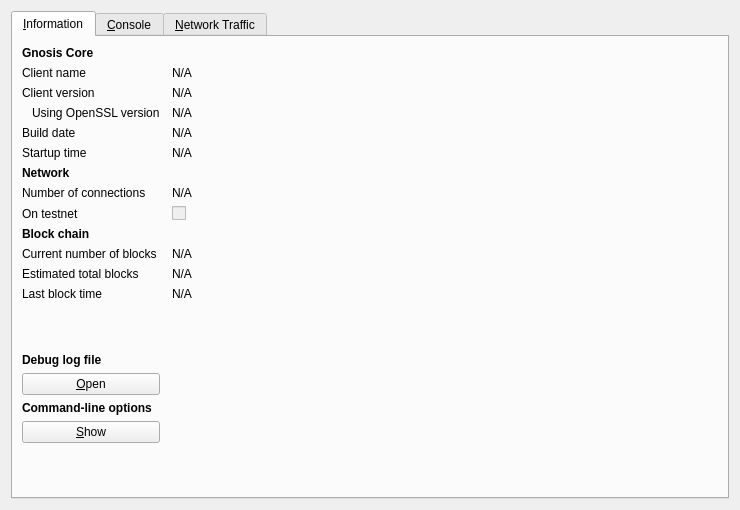
<?xml version="1.0" encoding="UTF-8"?>
<ui version="4.0">
 <class>RPCConsole</class>
 <widget class="QDialog" name="RPCConsole">
  <property name="geometry">
   <rect>
    <x>0</x>
    <y>0</y>
    <width>740</width>
    <height>510</height>
   </rect>
  </property>
  <property name="windowTitle">
   <string>Gnosis - Debug window</string>
  </property>
  <layout class="QVBoxLayout" name="verticalLayout_2">
   <item>
    <widget class="QTabWidget" name="tabWidget">
     <property name="currentIndex">
      <number>0</number>
     </property>
     <widget class="QWidget" name="tab_info">
      <attribute name="title">
       <string>&amp;Information</string>
      </attribute>
      <layout class="QGridLayout" name="gridLayout" columnstretch="0,1">
       <property name="horizontalSpacing">
        <number>12</number>
       </property>
       <item row="0" column="0">
        <widget class="QLabel" name="label_9">
         <property name="font">
          <font>
           <weight>75</weight>
           <bold>true</bold>
          </font>
         </property>
         <property name="text">
          <string>Gnosis Core</string>
         </property>
        </widget>
       </item>
       <item row="1" column="0">
        <widget class="QLabel" name="label_5">
         <property name="text">
          <string>Client name</string>
         </property>
        </widget>
       </item>
       <item row="1" column="1">
        <widget class="QLabel" name="clientName">
         <property name="cursor">
          <cursorShape>IBeamCursor</cursorShape>
         </property>
         <property name="text">
          <string>N/A</string>
         </property>
         <property name="textFormat">
          <enum>Qt::PlainText</enum>
         </property>
         <property name="textInteractionFlags">
          <set>Qt::LinksAccessibleByMouse|Qt::TextSelectableByKeyboard|Qt::TextSelectableByMouse</set>
         </property>
        </widget>
       </item>
       <item row="2" column="0">
        <widget class="QLabel" name="label_6">
         <property name="text">
          <string>Client version</string>
         </property>
        </widget>
       </item>
       <item row="2" column="1">
        <widget class="QLabel" name="clientVersion">
         <property name="cursor">
          <cursorShape>IBeamCursor</cursorShape>
         </property>
         <property name="text">
          <string>N/A</string>
         </property>
         <property name="textFormat">
          <enum>Qt::PlainText</enum>
         </property>
         <property name="textInteractionFlags">
          <set>Qt::LinksAccessibleByMouse|Qt::TextSelectableByKeyboard|Qt::TextSelectableByMouse</set>
         </property>
        </widget>
       </item>
       <item row="3" column="0">
        <widget class="QLabel" name="label_14">
         <property name="text">
          <string>Using OpenSSL version</string>
         </property>
         <property name="indent">
          <number>10</number>
         </property>
        </widget>
       </item>
       <item row="3" column="1">
        <widget class="QLabel" name="openSSLVersion">
         <property name="cursor">
          <cursorShape>IBeamCursor</cursorShape>
         </property>
         <property name="text">
          <string>N/A</string>
         </property>
         <property name="textFormat">
          <enum>Qt::PlainText</enum>
         </property>
         <property name="textInteractionFlags">
          <set>Qt::LinksAccessibleByMouse|Qt::TextSelectableByKeyboard|Qt::TextSelectableByMouse</set>
         </property>
        </widget>
       </item>
       <item row="4" column="0">
        <widget class="QLabel" name="label_12">
         <property name="text">
          <string>Build date</string>
         </property>
        </widget>
       </item>
       <item row="4" column="1">
        <widget class="QLabel" name="buildDate">
         <property name="cursor">
          <cursorShape>IBeamCursor</cursorShape>
         </property>
         <property name="text">
          <string>N/A</string>
         </property>
         <property name="textFormat">
          <enum>Qt::PlainText</enum>
         </property>
         <property name="textInteractionFlags">
          <set>Qt::LinksAccessibleByMouse|Qt::TextSelectableByKeyboard|Qt::TextSelectableByMouse</set>
         </property>
        </widget>
       </item>
       <item row="5" column="0">
        <widget class="QLabel" name="label_13">
         <property name="text">
          <string>Startup time</string>
         </property>
        </widget>
       </item>
       <item row="5" column="1">
        <widget class="QLabel" name="startupTime">
         <property name="cursor">
          <cursorShape>IBeamCursor</cursorShape>
         </property>
         <property name="text">
          <string>N/A</string>
         </property>
         <property name="textFormat">
          <enum>Qt::PlainText</enum>
         </property>
         <property name="textInteractionFlags">
          <set>Qt::LinksAccessibleByMouse|Qt::TextSelectableByKeyboard|Qt::TextSelectableByMouse</set>
         </property>
        </widget>
       </item>
       <item row="6" column="0">
        <widget class="QLabel" name="label_11">
         <property name="font">
          <font>
           <weight>75</weight>
           <bold>true</bold>
          </font>
         </property>
         <property name="text">
          <string>Network</string>
         </property>
        </widget>
       </item>
       <item row="7" column="0">
        <widget class="QLabel" name="label_7">
         <property name="text">
          <string>Number of connections</string>
         </property>
        </widget>
       </item>
       <item row="7" column="1">
        <widget class="QLabel" name="numberOfConnections">
         <property name="cursor">
          <cursorShape>IBeamCursor</cursorShape>
         </property>
         <property name="text">
          <string>N/A</string>
         </property>
         <property name="textFormat">
          <enum>Qt::PlainText</enum>
         </property>
         <property name="textInteractionFlags">
          <set>Qt::LinksAccessibleByMouse|Qt::TextSelectableByKeyboard|Qt::TextSelectableByMouse</set>
         </property>
        </widget>
       </item>
       <item row="8" column="0">
        <widget class="QLabel" name="label_8">
         <property name="text">
          <string>On testnet</string>
         </property>
        </widget>
       </item>
       <item row="8" column="1">
        <widget class="QCheckBox" name="isTestNet">
         <property name="enabled">
          <bool>false</bool>
         </property>
         <property name="text">
          <string/>
         </property>
        </widget>
       </item>
       <item row="9" column="0">
        <widget class="QLabel" name="label_10">
         <property name="font">
          <font>
           <weight>75</weight>
           <bold>true</bold>
          </font>
         </property>
         <property name="text">
          <string>Block chain</string>
         </property>
        </widget>
       </item>
       <item row="10" column="0">
        <widget class="QLabel" name="label_3">
         <property name="text">
          <string>Current number of blocks</string>
         </property>
        </widget>
       </item>
       <item row="10" column="1">
        <widget class="QLabel" name="numberOfBlocks">
         <property name="cursor">
          <cursorShape>IBeamCursor</cursorShape>
         </property>
         <property name="text">
          <string>N/A</string>
         </property>
         <property name="textFormat">
          <enum>Qt::PlainText</enum>
         </property>
         <property name="textInteractionFlags">
          <set>Qt::LinksAccessibleByMouse|Qt::TextSelectableByKeyboard|Qt::TextSelectableByMouse</set>
         </property>
        </widget>
       </item>
       <item row="11" column="0">
        <widget class="QLabel" name="label_4">
         <property name="text">
          <string>Estimated total blocks</string>
         </property>
        </widget>
       </item>
       <item row="11" column="1">
        <widget class="QLabel" name="totalBlocks">
         <property name="cursor">
          <cursorShape>IBeamCursor</cursorShape>
         </property>
         <property name="text">
          <string>N/A</string>
         </property>
         <property name="textFormat">
          <enum>Qt::PlainText</enum>
         </property>
         <property name="textInteractionFlags">
          <set>Qt::LinksAccessibleByMouse|Qt::TextSelectableByKeyboard|Qt::TextSelectableByMouse</set>
         </property>
        </widget>
       </item>
       <item row="12" column="0">
        <widget class="QLabel" name="label_2">
         <property name="text">
          <string>Last block time</string>
         </property>
        </widget>
       </item>
       <item row="12" column="1">
        <widget class="QLabel" name="lastBlockTime">
         <property name="cursor">
          <cursorShape>IBeamCursor</cursorShape>
         </property>
         <property name="text">
          <string>N/A</string>
         </property>
         <property name="textFormat">
          <enum>Qt::PlainText</enum>
         </property>
         <property name="textInteractionFlags">
          <set>Qt::LinksAccessibleByMouse|Qt::TextSelectableByKeyboard|Qt::TextSelectableByMouse</set>
         </property>
        </widget>
       </item>
       <item row="13" column="0">
        <spacer name="verticalSpacer_2">
         <property name="orientation">
          <enum>Qt::Vertical</enum>
         </property>
         <property name="sizeHint" stdset="0">
          <size>
           <width>20</width>
           <height>20</height>
          </size>
         </property>
        </spacer>
       </item>
       <item row="14" column="0">
        <widget class="QLabel" name="labelDebugLogfile">
         <property name="font">
          <font>
           <weight>75</weight>
           <bold>true</bold>
          </font>
         </property>
         <property name="text">
          <string>Debug log file</string>
         </property>
        </widget>
       </item>
       <item row="15" column="0">
        <widget class="QPushButton" name="openDebugLogfileButton">
         <property name="toolTip">
          <string>Open the Gnosis debug log file from the current data directory. This can take a few seconds for large log files.</string>
         </property>
         <property name="text">
          <string>&amp;Open</string>
         </property>
         <property name="autoDefault">
          <bool>false</bool>
         </property>
        </widget>
       </item>
       <item row="16" column="0">
        <widget class="QLabel" name="labelCLOptions">
         <property name="font">
          <font>
           <weight>75</weight>
           <bold>true</bold>
          </font>
         </property>
         <property name="text">
          <string>Command-line options</string>
         </property>
        </widget>
       </item>
       <item row="17" column="0">
        <widget class="QPushButton" name="showCLOptionsButton">
         <property name="toolTip">
          <string>Show the Gnosis-Qt help message to get a list with possible Gnosis command-line options.</string>
         </property>
         <property name="text">
          <string>&amp;Show</string>
         </property>
         <property name="autoDefault">
          <bool>false</bool>
         </property>
        </widget>
       </item>
       <item row="18" column="0">
        <spacer name="verticalSpacer">
         <property name="orientation">
          <enum>Qt::Vertical</enum>
         </property>
         <property name="sizeHint" stdset="0">
          <size>
           <width>20</width>
           <height>40</height>
          </size>
         </property>
        </spacer>
       </item>
      </layout>
     </widget>
     <widget class="QWidget" name="tab_console">
      <attribute name="title">
       <string>&amp;Console</string>
      </attribute>
      <layout class="QVBoxLayout" name="verticalLayout_3">
       <property name="spacing">
        <number>3</number>
       </property>
       <item>
        <widget class="QTextEdit" name="messagesWidget">
         <property name="minimumSize">
          <size>
           <width>0</width>
           <height>100</height>
          </size>
         </property>
         <property name="readOnly">
          <bool>true</bool>
         </property>
         <property name="tabKeyNavigation" stdset="0">
          <bool>false</bool>
         </property>
         <property name="columnCount" stdset="0">
          <number>2</number>
         </property>
        </widget>
       </item>
       <item>
        <layout class="QHBoxLayout" name="horizontalLayout">
         <property name="spacing">
          <number>3</number>
         </property>
         <item>
          <widget class="QLabel" name="label">
           <property name="text">
            <string notr="true">&gt;</string>
           </property>
          </widget>
         </item>
         <item>
          <widget class="QLineEdit" name="lineEdit"/>
         </item>
         <item>
          <widget class="QPushButton" name="clearButton">
           <property name="maximumSize">
            <size>
             <width>24</width>
             <height>24</height>
            </size>
           </property>
           <property name="toolTip">
            <string>Clear console</string>
           </property>
           <property name="text">
            <string/>
           </property>
           <property name="icon">
            <iconset resource="../bitcoin.qrc">
             <normaloff>:/icons/remove</normaloff>:/icons/remove</iconset>
           </property>
           <property name="shortcut">
            <string notr="true">Ctrl+L</string>
           </property>
           <property name="autoDefault">
            <bool>false</bool>
           </property>
          </widget>
         </item>
        </layout>
       </item>
      </layout>
     </widget>
     <widget class="QWidget" name="tab">
      <attribute name="title">
       <string>&amp;Network Traffic</string>
      </attribute>
      <layout class="QHBoxLayout" name="horizontalLayout_3">
       <item>
        <layout class="QVBoxLayout" name="verticalLayout_4">
         <item>
          <widget class="TrafficGraphWidget" name="trafficGraph" native="true">
           <property name="sizePolicy">
            <sizepolicy hsizetype="Expanding" vsizetype="Expanding">
             <horstretch>0</horstretch>
             <verstretch>0</verstretch>
            </sizepolicy>
           </property>
          </widget>
         </item>
         <item>
          <layout class="QHBoxLayout" name="horizontalLayout_2">
           <item>
            <widget class="QSlider" name="sldGraphRange">
             <property name="minimum">
              <number>1</number>
             </property>
             <property name="maximum">
              <number>288</number>
             </property>
             <property name="pageStep">
              <number>12</number>
             </property>
             <property name="value">
              <number>6</number>
             </property>
             <property name="orientation">
              <enum>Qt::Horizontal</enum>
             </property>
            </widget>
           </item>
           <item>
            <widget class="QLabel" name="lblGraphRange">
             <property name="minimumSize">
              <size>
               <width>100</width>
               <height>0</height>
              </size>
             </property>
             <property name="alignment">
              <set>Qt::AlignCenter</set>
             </property>
            </widget>
           </item>
           <item>
            <widget class="QPushButton" name="btnClearTrafficGraph">
             <property name="text">
              <string>&amp;Clear</string>
             </property>
            </widget>
           </item>
          </layout>
         </item>
        </layout>
       </item>
       <item>
        <layout class="QVBoxLayout" name="verticalLayout">
         <item>
          <widget class="QGroupBox" name="groupBox">
           <property name="title">
            <string>Totals</string>
           </property>
           <layout class="QVBoxLayout" name="verticalLayout_5">
            <item>
             <layout class="QHBoxLayout" name="horizontalLayout_4">
              <item>
               <widget class="Line" name="line">
                <property name="sizePolicy">
                 <sizepolicy hsizetype="Fixed" vsizetype="Fixed">
                  <horstretch>0</horstretch>
                  <verstretch>0</verstretch>
                 </sizepolicy>
                </property>
                <property name="minimumSize">
                 <size>
                  <width>10</width>
                  <height>0</height>
                 </size>
                </property>
                <property name="palette">
                 <palette>
                  <active>
                   <colorrole role="Light">
                    <brush brushstyle="SolidPattern">
                     <color alpha="255">
                      <red>0</red>
                      <green>255</green>
                      <blue>0</blue>
                     </color>
                    </brush>
                   </colorrole>
                  </active>
                  <inactive>
                   <colorrole role="Light">
                    <brush brushstyle="SolidPattern">
                     <color alpha="255">
                      <red>0</red>
                      <green>255</green>
                      <blue>0</blue>
                     </color>
                    </brush>
                   </colorrole>
                  </inactive>
                  <disabled>
                   <colorrole role="Light">
                    <brush brushstyle="SolidPattern">
                     <color alpha="255">
                      <red>0</red>
                      <green>255</green>
                      <blue>0</blue>
                     </color>
                    </brush>
                   </colorrole>
                  </disabled>
                 </palette>
                </property>
                <property name="orientation">
                 <enum>Qt::Horizontal</enum>
                </property>
               </widget>
              </item>
              <item>
               <widget class="QLabel" name="label_16">
                <property name="text">
                 <string>In:</string>
                </property>
               </widget>
              </item>
              <item>
               <widget class="QLabel" name="lblBytesIn">
                <property name="minimumSize">
                 <size>
                  <width>50</width>
                  <height>0</height>
                 </size>
                </property>
                <property name="alignment">
                 <set>Qt::AlignRight|Qt::AlignTrailing|Qt::AlignVCenter</set>
                </property>
               </widget>
              </item>
             </layout>
            </item>
            <item>
             <layout class="QHBoxLayout" name="horizontalLayout_5">
              <item>
               <widget class="Line" name="line_2">
                <property name="sizePolicy">
                 <sizepolicy hsizetype="Fixed" vsizetype="Fixed">
                  <horstretch>0</horstretch>
                  <verstretch>0</verstretch>
                 </sizepolicy>
                </property>
                <property name="minimumSize">
                 <size>
                  <width>10</width>
                  <height>0</height>
                 </size>
                </property>
                <property name="palette">
                 <palette>
                  <active>
                   <colorrole role="Light">
                    <brush brushstyle="SolidPattern">
                     <color alpha="255">
                      <red>255</red>
                      <green>0</green>
                      <blue>0</blue>
                     </color>
                    </brush>
                   </colorrole>
                  </active>
                  <inactive>
                   <colorrole role="Light">
                    <brush brushstyle="SolidPattern">
                     <color alpha="255">
                      <red>255</red>
                      <green>0</green>
                      <blue>0</blue>
                     </color>
                    </brush>
                   </colorrole>
                  </inactive>
                  <disabled>
                   <colorrole role="Light">
                    <brush brushstyle="SolidPattern">
                     <color alpha="255">
                      <red>255</red>
                      <green>0</green>
                      <blue>0</blue>
                     </color>
                    </brush>
                   </colorrole>
                  </disabled>
                 </palette>
                </property>
                <property name="orientation">
                 <enum>Qt::Horizontal</enum>
                </property>
               </widget>
              </item>
              <item>
               <widget class="QLabel" name="label_17">
                <property name="text">
                 <string>Out:</string>
                </property>
               </widget>
              </item>
              <item>
               <widget class="QLabel" name="lblBytesOut">
                <property name="minimumSize">
                 <size>
                  <width>50</width>
                  <height>0</height>
                 </size>
                </property>
                <property name="alignment">
                 <set>Qt::AlignRight|Qt::AlignTrailing|Qt::AlignVCenter</set>
                </property>
               </widget>
              </item>
             </layout>
            </item>
            <item>
             <spacer name="verticalSpacer_4">
              <property name="orientation">
               <enum>Qt::Vertical</enum>
              </property>
              <property name="sizeHint" stdset="0">
               <size>
                <width>20</width>
                <height>407</height>
               </size>
              </property>
             </spacer>
            </item>
           </layout>
          </widget>
         </item>
        </layout>
       </item>
      </layout>
     </widget>
    </widget>
   </item>
  </layout>
 </widget>
 <customwidgets>
  <customwidget>
   <class>TrafficGraphWidget</class>
   <extends>QWidget</extends>
   <header>trafficgraphwidget.h</header>
   <container>1</container>
   <slots>
    <slot>clear()</slot>
   </slots>
  </customwidget>
 </customwidgets>
 <resources>
  <include location="../bitcoin.qrc"/>
 </resources>
 <connections/>
</ui>
